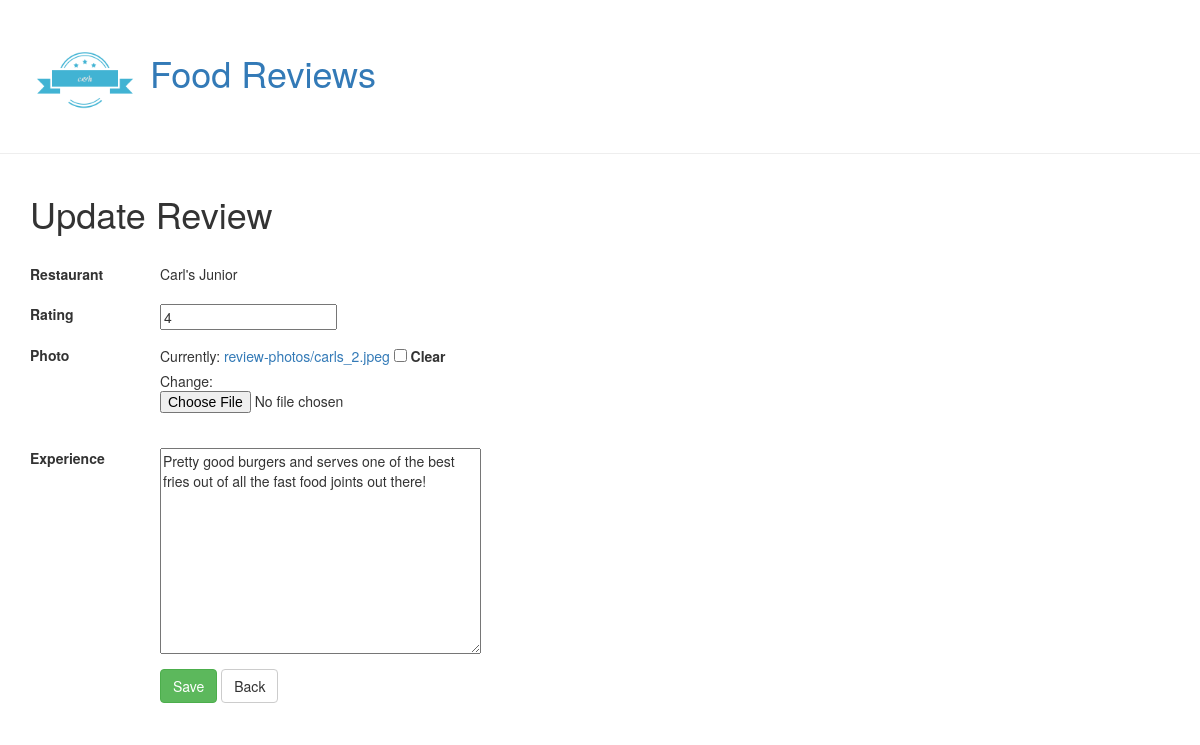
Page /foodreviews/reviews/19/update/ on the committed database.
### foodreviews/models.py (models this page shows, shortened)
class Review(models.Model):
    restaurant = models.ForeignKey(Restaurant, on_delete=models.CASCADE, related_name ='reviews')
    rating = models.IntegerField(validators=[MinValueValidator(0), MaxValueValidator(10)])
    photo = models.ImageField(upload_to='review-photos', null=True, default="", blank="true")
    experience_text = models.TextField(max_length=10000)
    pub_date = models.DateTimeField('Review Date')
    created_by = models.ForeignKey(User, on_delete=models.CASCADE)

class Restaurant(models.Model):
    category =  models.ForeignKey(Category, on_delete=models.CASCADE)
    name = models.CharField(max_length=200)
    address = models.CharField(max_length=1000)
    image = models.ImageField(upload_to='images', null=True, default="", blank="true")

### foodreviews/views.py (the view)
# urls.py: path('reviews/<int:pk>/update/', views.ReviewUpdate.as_view(), name='update_review'),
class ReviewUpdate(UpdateView):
    model = Review
    fields = ['rating', 'photo', 'experience_text']
    template_name = 'foodreviews/update_review.html'

### foodreviews/templates/foodreviews/update_review.html (shortened to what this page needs)
{% extends 'base_without_add.html' %}
{% load static %}
{% block content %}
<h1>Update Review</h1> <br>
    <div class="form-horizontal">
        <form method="post" enctype="multipart/form-data">
            <div class="form-group">
                <div class="col-md-2">
                        <label> Restaurant </label>
                        </div>
                        <div class="col-md-6">
                        {{ review.restaurant.name }} <br>
                    </div>
                </div>
            <div class="form-group">
                    <div class="col-md-2">
                        <label> Rating </label>
                    </div>
                    <div class="col-md-6">
                        {{ form.rating }} <br>
                        </div>
                    </div>
                    <div class="form-group">
                            <div class="col-md-2">
                                <label> Photo </label>
                            </div>
                            <div class="col-md-6">
                                {{ form.photo }} <br>
                                </div>
                            </div>
                    <div class="form-group">
                            <div class="col-md-2">
                        <label> Experience </label>
                    </div>
                    <div class="col-md-6">
                        {{form.experience_text}}
                    </div>
                </div>
                <div class="form-group">
                        <div class="col-md-2"></div>
                        <div class="col-md-6">
                                <input class="btn btn-success" type="submit" value="Save">
                                <input class="btn btn-default" type="submit" value="Back" onClick="javascript:history.go(-1);">
                    </div>
                </div>
                    </form>
{% endblock %}

### foodreviews/static/foodreviews/style.css (style rules this page uses)
h1 { color: darkgray }

### rows in the picture
Review: restaurant.name "Carl's Junior", rating "4", experience_text "Pretty good burgers and serves one of the best fries out of all the fast food joints out there!"
